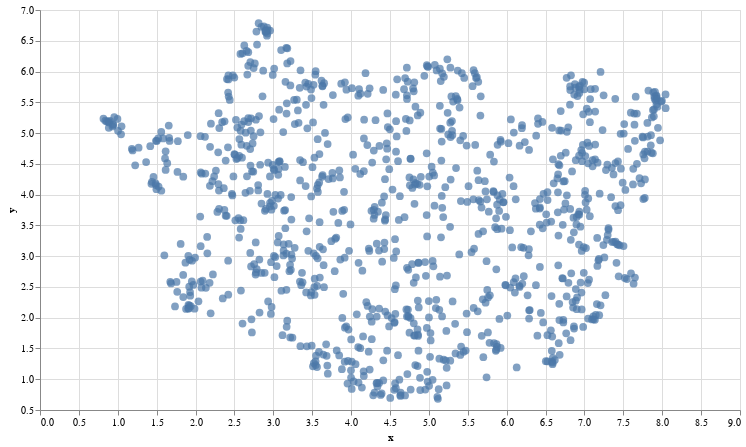

Write notebook code for a chart like this one.
### Markdown cell above
## 4. Visualizing the archive
Finally, let's plot out all the questions onto a 2D chart so you're able to visualize the semantic similarities of this dataset!

### Code cell
# UMAP reduces the dimensions from 1024 to 2 dimensions that we can plot
reducer = umap.UMAP(n_neighbors=20) 
umap_embeds = reducer.fit_transform(embeds)
# Prepare the data to plot and interactive visualization
# using Altair
df_explore = pd.DataFrame(data={'text': df['text']})
df_explore['x'] = umap_embeds[:,0]
df_explore['y'] = umap_embeds[:,1]

# Plot
chart = alt.Chart(df_explore).mark_circle(size=60).encode(
    x=#'x',
    alt.X('x',
        scale=alt.Scale(zero=False)
    ),
    y=
    alt.Y('y',
        scale=alt.Scale(zero=False)
    ),
    tooltip=['text']
).properties(
    width=700,
    height=400
)
chart.interactive()

### Figure 1 — Vega-Lite specification as saved in the notebook (floating-point values rounded to 4 significant figures; data arrays with more than 128 entries replaced by an {"elided": "..."} marker saying what was removed)
{"config": {"view": {"continuousWidth": 400, "continuousHeight": 300}}, "data": {"name": "data-cae81049bdfb711c9fdb46dd2d50cac9"}, "mark": {"type": "circle", "size": 60}, "encoding": {"tooltip": [{"field": "text", "type": "nominal"}], "x": {"field": "x", "scale": {"zero": false}, "type": "quantitative"}, "y": {"field": "y", "scale": {"zero": false}, "type": "quantitative"}}, "height": 400, "selection": {"selector001": {"type": "interval", "bind": "scales", "encodings": ["x", "y"]}}, "width": 700, "$schema": "https://vega.github.io/schema/vega-lite/v4.17.0.json", "datasets": {"data-cae81049bdfb711c9fdb46dd2d50cac9": {"elided": "1000 records"}}}
